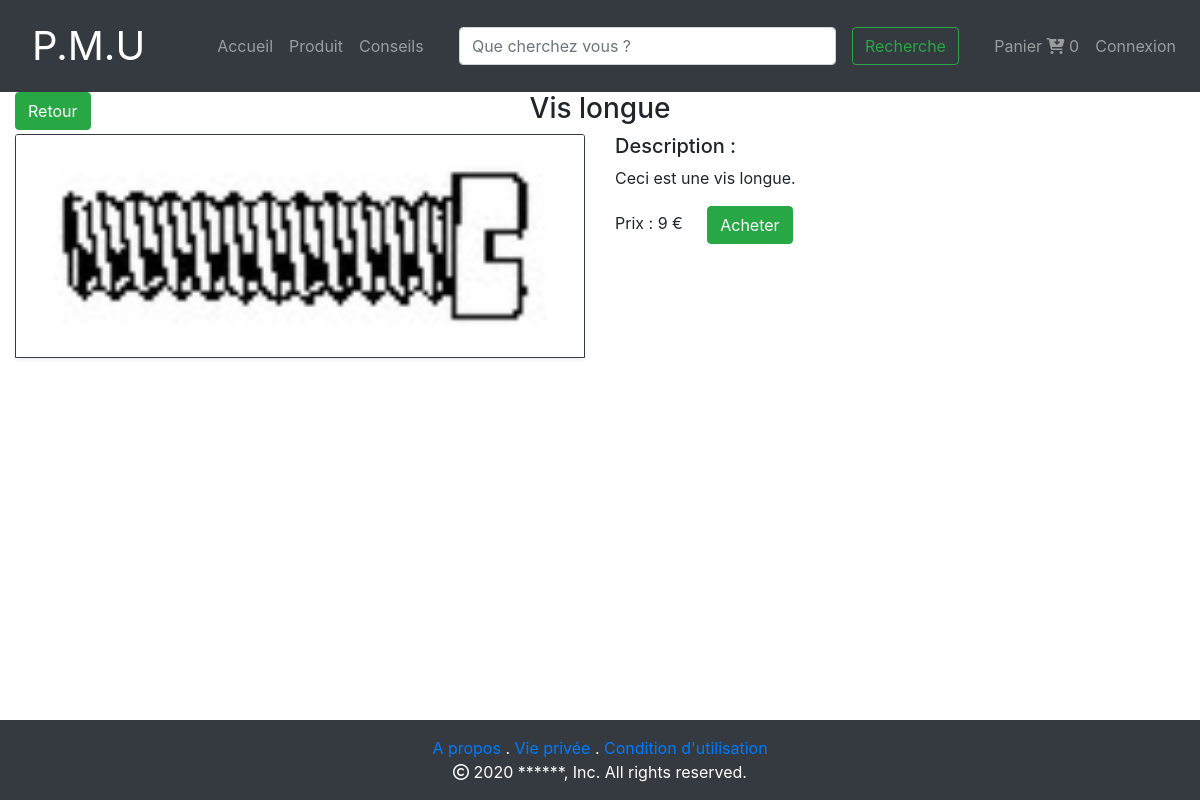
Screenshot of /vue/pageProduit.php?id=2 with the database file from the repository.
### tables this page shows
CREATE TABLE IF NOT EXISTS `produit` (
  `id_produit` int(11) NOT NULL AUTO_INCREMENT,
  `reference` varchar(5) NOT NULL,
  `quantité` int(11) NOT NULL,
  `prix_unitaire` int(11) NOT NULL,
  `libelle` varchar(255) NOT NULL,
  `description` text NOT NULL,
  `id_cat` int(11) NOT NULL,
  PRIMARY KEY (`id_produit`),
  KEY `fk_cat` (`id_cat`)
);

CREATE TABLE IF NOT EXISTS `objet` (
  `chemin` varchar(255) NOT NULL,
  `image` varchar(255) NOT NULL,
  `id_prod` int(11) NOT NULL,
  PRIMARY KEY (`chemin`),
  KEY `fk_prod_objet` (`id_prod`)
);

### models/ArticleManager.php (called while the page is built, shortened)
<?php
include_once('Article.php');
class articleManager
{
  public function getInfo($id)
  {
    $informations = [];
    $DBase = new Connect();
    $db = $DBase->connexion();
    $q = $db->prepare('SELECT id_produit,libelle,chemin,image,description,prix_unitaire,quantité from produit join objet on objet.id_prod = id_produit where id_produit = "'.$id.'" ');
    $q->execute();
    while ($donnees = $q->fetch(PDO::FETCH_ASSOC))
    {
      $informations[] = new Article($donnees);
    }
    return $informations;
  }
}

### models/Article.php (called while the page is built, shortened)
<?php
class Article
{
	private $_id;
	private $_prix_unitaire = 0;
	private $_libelle = "";
	private $_description = "";
	private $_chemin = "";
	private $_nomImage = "";
	public function __construct($donnees)
	{
		if (isset($donnees['id_produit'])) {
			$this->_id = $donnees['id_produit'];
		}
		if (isset($donnees['prix_unitaire'])) {
			$this->_prix_unitaire = $donnees['prix_unitaire'];
		}
		if (isset($donnees['libelle'])) {
			$this->_libelle = $donnees['libelle'];
		}
		if (isset($donnees['description'])) {
			$this->_description = $donnees['description'];
		}
		if (isset($donnees['chemin'])) {
			$this->_chemin = $donnees['chemin'];
		}
		if (isset($donnees['image'])) {
			$this->_nomImage = $donnees['image'];
		}
	}
	public function getId()
	{
		return $this->_id;
	}
	public function getPrix()
	{
		return $this->_prix_unitaire;
	}
	public function getLibelle()
	{
		return $this->_libelle;
	}
	public function getDescription()
	{
		return $this->_description;
	}
	public function getImage()
	{
		return $this->_chemin;
	}
	public function getNomImage()
	{
		return $this->_nomImage;
	}
}
 ?>

### vue/pageProduit.php (the view, shortened to what this page needs)
<?php
    include_once('../models/ArticleManager.php');
    $Art_man = new articleManager();
    $article = $Art_man->getInfo($_GET['id']);
?>
<html lang="fr">
    <head>
        <?php include_once('../public/template/head.php'); ?>
    </head>
    <body>
        <?php include_once('../public/template/header.php'); ?>
        <main>
            <div class="container-fluid">
                <div class="row">
                    <div class="col-2">
                        <a href="javascript:history.back()" class="btn btn-success">Retour</a>
                    </div>
                    <div class="col-8 text-center">
                        <h3><?php echo $article[0]->getLibelle() ?></h3>
                    </div>
                </div>
                <div class="row">
                    <div class="col-6">
                        <img src="<?php echo $article[0]->getImage() ?>" class="border border-dark shadow-sm card-img-top" alt=" <?php echo $article[0]->getNomImage() ?>">
                    </div>
                    <div class="col-5">
                        <h5>Description :</h5>
                        <p> <?php echo $article[0]->getDescription() ?> </p>
                        <span class="card-link">Prix : <?php echo $article[0]->getPrix() ?> €</span>
                        <a class="card-link btn btn-success ajouterPanier" href="/projetphp/controllers/ajouteAuPanier.php?id=<?php echo  $article[0]->getId()?>" name="acheter" id="acheter">Acheter</a>
                    </div>
                </div>
            </div>
        </main>
        <?php include_once('../public/template/footer.php'); ?>
    </body>
</html>

### public/template/template.css (style rules this page uses)
html { height: 100%; }
body { margin: 0; display: flex; flex-direction: column; min-height: 100vh; }
main { flex: 1; }

### rows the page displays
produit: libelle "Vis longue", objet.chemin (picture), description "Ceci est une vis longue.", prix_unitaire "9"

### other values shown
$panier->nbArticles() "0"
